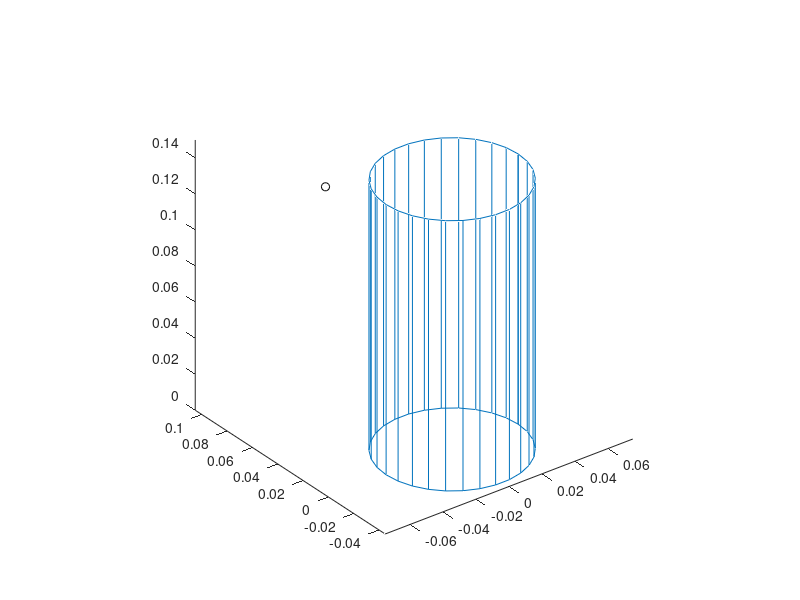

Source code (MATLAB): (Note: this script raises an error after producing the figure.)
%
% Rouler Devoir 4
%
% 
%
format long
clear;
%
rayonVerre=0.04;
%
% eau 
%
xeau=rayonVerre*cos([0:30]*pi/15);
yeau=rayonVerre*sin([0:30]*pi/15);
for simulation=1:4
  if simulation==1
    disp('Simulation 1');
    poso=[0;0.1;0.1];
    xyp=[0.02;0.01];
    he=0.15;
  elseif simulation==2
    disp('Simulation 2');
    poso=[0.1;0;0.1];
    xyp=[0.02;0.01];
    he=0.15;
  elseif simulation==3
    disp('Simulation 3');
    poso=[0.1;0;0.3];
    xyp=[0.02;0.01];
    he=0.2;
    elseif simulation==4
    disp('Simulation 4');
    poso=[0.1;0;-0.1];
    xyp=[0;0];    
    he=0.2;
  end
  plot3(poso(1),poso(2),poso(3),'ko');
  ztop=he*ones(31,1);
  zbot=0*ones(1,31);
  line(xeau,yeau,ztop);
  line(xeau,yeau,zbot);
  for ii=1:31
    line([xeau(ii) xeau(ii)],[yeau(ii) yeau(ii)],[zbot(ii) ztop(ii)]);
  end
  axis equal
  hold
  [xi, yi, zi, couleur]=Devoir4(poso,xyp,he);
  nbpoint=length(couleur);
  orange=[0.929,0.694,0.125];
  for ipoint=1:nbpoint
    if couleur(ipoint) == 1
      plot3(xi(ipoint), yi(ipoint), zi(ipoint),'r.');
    elseif couleur(ipoint) == 2
      plot3(xi(ipoint), yi(ipoint), zi(ipoint), '.','Color',orange);
    elseif couleur(ipoint) == 3
      plot3(xi(ipoint), yi(ipoint), zi(ipoint),'m.');
    elseif couleur(ipoint) == 4
      plot3(xi(ipoint), yi(ipoint), zi(ipoint),'g.');
    elseif couleur(ipoint) == 5
      plot3(xi(ipoint), yi(ipoint), zi(ipoint),'b.');
    end
  end
  hold;
  pause;
  clearvars poso xi yi zi couleur
end